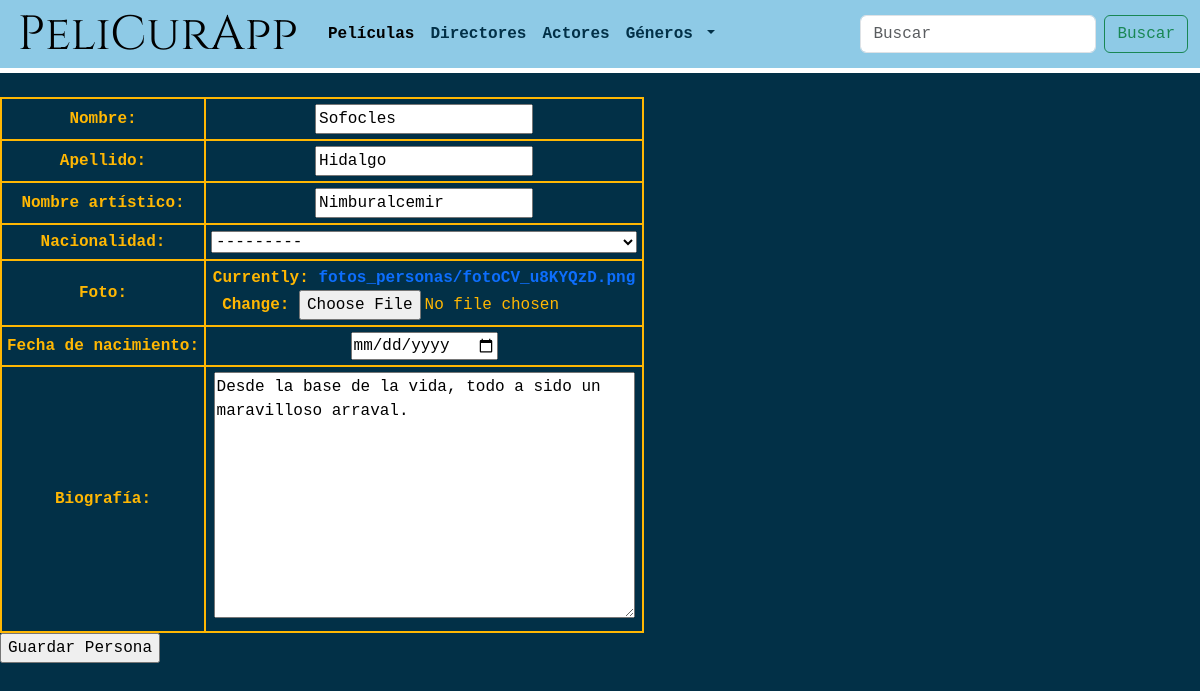
The app's page /pelicurapp/director/4/update/, older data.
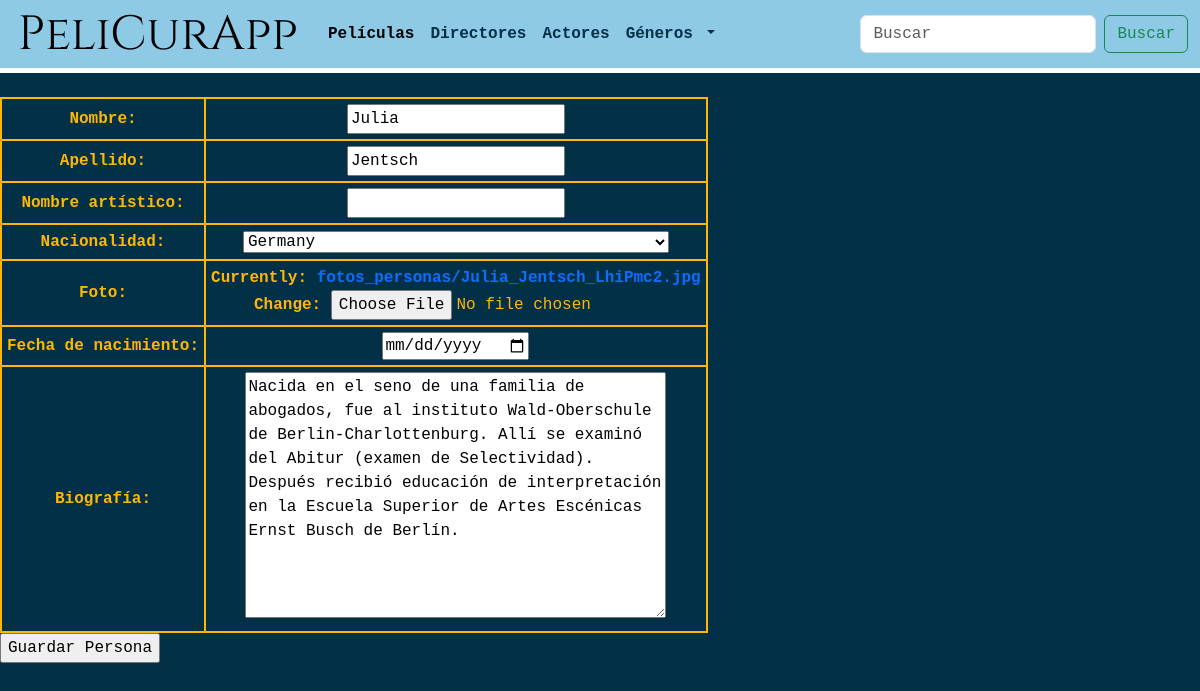
The same page, newer data.
### peliCura/models.py (models this page shows, shortened)
class Persona(models.Model):
    manager = PersonaManager()
    nombre = models.CharField("Nombre", max_length=70) # <input type="text"> en HTML
    apellido = models.CharField("Apellido", max_length=70)
    nombre_artistico = models.CharField("Nombre artístico", max_length=70, null=True, blank=True)
    nacionalidad = CountryField("Nacionalidad", max_length=70)
    foto = models.ImageField("Foto", upload_to='fotos_personas', null=True) # form widget es ClearableFileInput
    fecha_nacimiento = models.DateField("Fecha de nacimiento") # Solo el año
    biografia = models.TextField("Biografía", max_length=300)

### peliCura/views.py (the view, shortened to what this page needs)
# urls.py: path('pelicurapp/director/<int:pk>/update/', EditarPersona.as_view(), name="editar-persona-director"),
class EditarPersona(UpdateView):
   model = Persona
   fields = ['nombre', 'apellido', 'nombre_artistico',
             'nacionalidad', 'foto', 'fecha_nacimiento', 'biografia']
   template_name = "persona_form.html"

### peliCura/templates/persona_form.html (shortened to what this page needs)
{% extends 'base_template.html' %}
{% load static %}
{% block contenido %}
<form enctype="multipart/form-data" action="" method="post">
  <table>
    {% for field in form %}
      <tr>
        <th>{{ field.label_tag }}</th>
        <td>
          {% if field.name == 'fecha_nacimiento' %}
          <input type="date" name="{{ field.name }}" value="{{ field.value }}">
          {% else %}
            {{ field }}
          {% endif %}
        </td>
      </tr>
    {% endfor %}
  </table>
  <input type="submit" value="Guardar Persona"/>
</form>
{% endblock %}

Row changes from the older to the newer data that the page shows:
changed Persona: nombre "Sofocles" → "Julia"; apellido "Hidalgo" → "Jentsch"; nombre_artistico "Nimburalcemir" → (not shown); nacionalidad "---------" → "Germany"; biografia "Desde la base de la vida, todo a sido un maravilloso arraval." → "Nacida en el seno de una familia de abogados, fue al instituto Wald-Oberschule de Berlin-Charlottenburg. Allí se examinó del Abitur (examen de Selectividad). Después recibió educación de interpretación en la Escuela Superior de Artes Escénicas Ernst Busch de Berlín."
Text that changed along with them:
text no longer shown: "Currently: fotos_personas/fotoCV_u8KYQzD.png Change:"
text now shown: "Currently: fotos_personas/Julia_Jentsch_LhiPmc2.jpg Change:"
